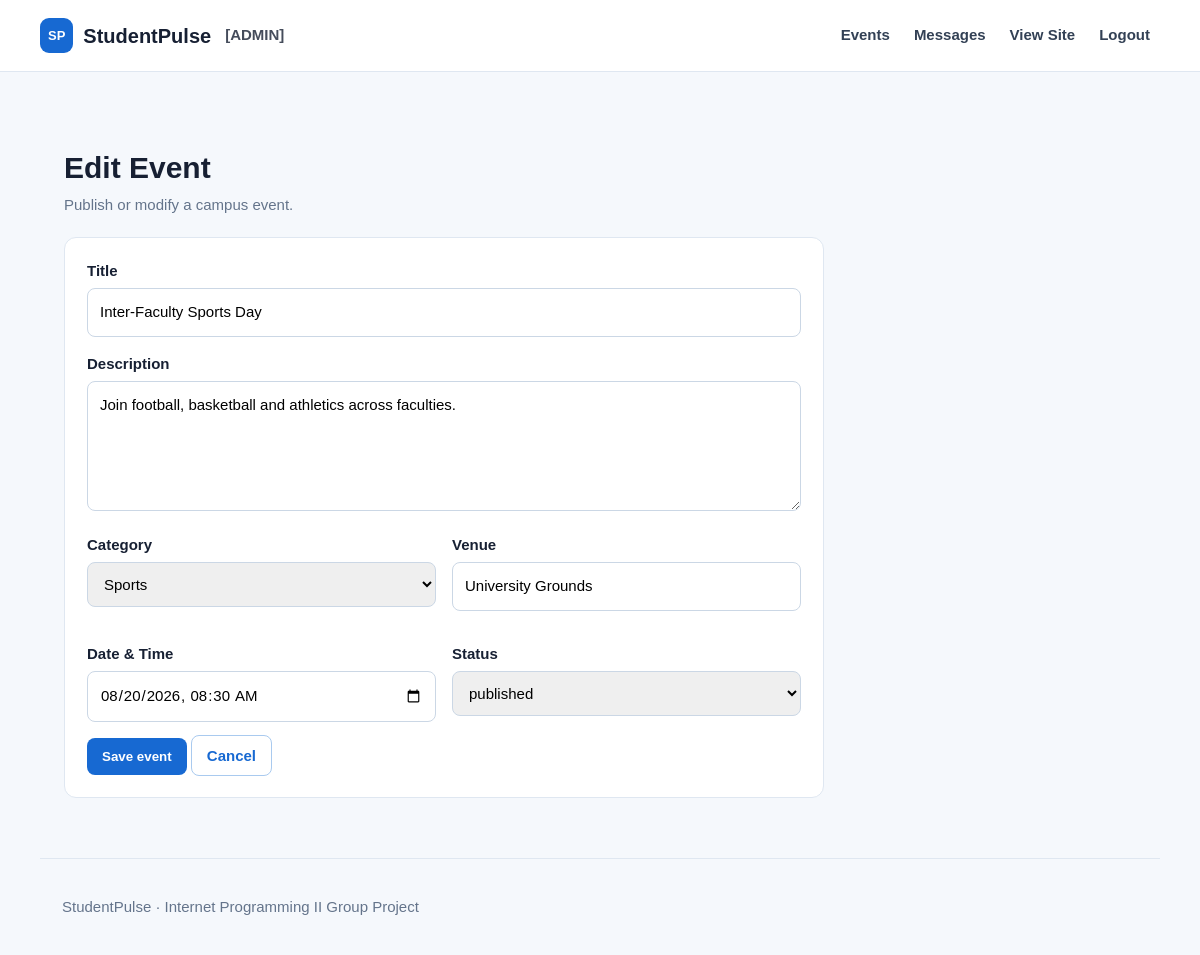
Screenshot of /admin/event_form.php?id=3 (signed in) with the database file from the repository.
### tables this page shows
CREATE TABLE IF NOT EXISTS events (
    id INT UNSIGNED AUTO_INCREMENT PRIMARY KEY,
    title VARCHAR(150) NOT NULL,
    description TEXT NOT NULL,
    category VARCHAR(50) NOT NULL,
    venue VARCHAR(150) NOT NULL,
    event_date DATETIME NOT NULL,
    status ENUM('draft', 'published') NOT NULL DEFAULT 'draft',
    created_by INT UNSIGNED NULL,
    created_at TIMESTAMP DEFAULT CURRENT_TIMESTAMP,
    FOREIGN KEY (created_by) REFERENCES users(id) ON DELETE SET NULL,
    INDEX (event_date, status)
);

### includes/core.php (called while the page is built, shortened)
<?php
function e($value)
{
    return htmlspecialchars((string)$value, ENT_QUOTES, 'UTF-8');
}
?>

### admin/event_form.php (the view, shortened to what this page needs)
<?php
require '../includes/core.php';
require '../config/database.php';
$id = filter_input(INPUT_GET, 'id', FILTER_VALIDATE_INT);
$x = [
    'title' => '',
    'description' => '',
    'category' => 'Academic',
    'venue' => '',
    'event_date' => '',
    'status' => 'published'
];
if ($id) {
    $sql_get = "SELECT * FROM events WHERE id = $id";
    $res_get = mysqli_query($conn, $sql_get);
    if ($res_get && mysqli_num_rows($res_get) > 0) {
        $x = mysqli_fetch_assoc($res_get);
    }
}
$title = $id ? 'Edit Event' : 'Create Event';
include '../includes/header.php';
?>
<div class="head">
    <div>
        <h1><?= e($title) ?></h1>
        <p>Publish or modify a campus event.</p>
    </div>
</div>
<div class="panel">
    <form method="post">
        <div class="field">
            <label>Title</label>
            <input name="title" required value="<?= e($x['title']) ?>">
        </div>
        <div class="field">
            <label>Description</label>
            <textarea name="description" required><?= e($x['description']) ?></textarea>
        </div>
        <div class="fields">
            <div class="field">
                <label>Category</label>
                <select name="category">
                    <?php foreach (['Academic', 'Career', 'Clubs', 'Sports', 'Social', 'Technology'] as $c): ?>
                        <option <?= $x['category'] === $c ? 'selected' : '' ?>><?= e($c) ?></option>
                    <?php endforeach; ?>
                </select>
            </div>
            <div class="field">
                <label>Venue</label>
                <input name="venue" required value="<?= e($x['venue']) ?>">
            </div>
            <div class="field">
                <label>Date & Time</label>
                <input type="datetime-local" name="event_date" required value="<?= e($x['event_date'] ? date('Y-m-d\TH:i', strtotime($x['event_date'])) : '') ?>">
            </div>
            <div class="field">
                <label>Status</label>
                <select name="status">
                    <option value="published" <?= $x['status'] === 'published' ? 'selected' : '' ?>>published</option>
                </select>
            </div>
        </div>
        <button class="btn" type="submit">Save event</button>
        <a class="btn alt" href="events.php">Cancel</a>
    </form>
</div>
<?php include '../includes/footer.php'; ?>

### assets/style.css (style rules this page uses)
:root { --b:#1769d2;--bd:#0d4fa5;--ink:#172033;--muted:#64748b;--line:#dfe7f1;--bg:#f5f8fc }
* { box-sizing:border-box }
body { margin:0;font:15px/1.5 Arial,sans-serif;background:var(--bg);color:var(--ink) }
.head { display:flex;justify-content:space-between;align-items:end;margin:35px 0 16px }
.head h1,.head h2 { margin:0 }
.head p,.muted { color:var(--muted);margin:4px 0 }
.card,.panel { background:#fff;border:1px solid var(--line);border-radius:12px;padding:22px }
.btn { background:var(--b);color:white;border:0;border-radius:8px;padding:11px 15px;text-decoration:none;font-weight:bold;cursor:pointer }
.btn.alt { background:white;color:var(--b);border:1px solid #a9caef }
.panel { max-width:760px }
.fields { display:grid;grid-template-columns:1fr 1fr;gap:16px }
.field { margin-bottom:16px }
label { display:block;font-weight:bold;margin-bottom:6px }
input,select,textarea { width:100%;padding:12px;border:1px solid #cbd7e5;border-radius:8px;font:inherit }
textarea { height:130px }

### rows the page displays
events: title "Inter-Faculty Sports Day", description "Join football, basketball and athletics across faculties.", venue "University Grounds", event_date "08/20/2026 08:30", status "published"

### other values shown
$title "Edit Event"
form field category "Sports"
